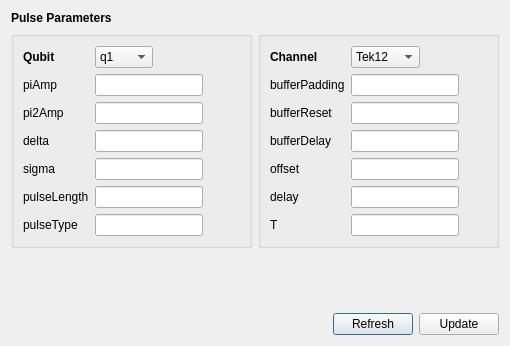
<?xml version="1.0" encoding="UTF-8"?>
<ui version="4.0">
 <class>Dialog</class>
 <widget class="QDialog" name="Dialog">
  <property name="geometry">
   <rect>
    <x>0</x>
    <y>0</y>
    <width>510</width>
    <height>346</height>
   </rect>
  </property>
  <property name="windowTitle">
   <string>Pulse Parameters</string>
  </property>
  <layout class="QVBoxLayout" name="verticalLayout_3">
   <item>
    <widget class="QLabel" name="label_14">
     <property name="font">
      <font>
       <weight>75</weight>
       <bold>true</bold>
      </font>
     </property>
     <property name="text">
      <string>Pulse Parameters</string>
     </property>
    </widget>
   </item>
   <item>
    <layout class="QHBoxLayout" name="horizontalLayout_5">
     <item>
      <widget class="QGroupBox" name="groupBox">
       <layout class="QVBoxLayout" name="verticalLayout">
        <item>
         <layout class="QFormLayout" name="formLayout">
          <property name="fieldGrowthPolicy">
           <enum>QFormLayout::FieldsStayAtSizeHint</enum>
          </property>
          <item row="0" column="0">
           <widget class="QLabel" name="label">
            <property name="font">
             <font>
              <weight>75</weight>
              <bold>true</bold>
             </font>
            </property>
            <property name="text">
             <string>Qubit</string>
            </property>
            <property name="buddy">
             <cstring>qubitComboBox</cstring>
            </property>
           </widget>
          </item>
          <item row="0" column="1">
           <widget class="QComboBox" name="qubitComboBox">
            <item>
             <property name="text">
              <string>q1</string>
             </property>
            </item>
            <item>
             <property name="text">
              <string>q2</string>
             </property>
            </item>
            <item>
             <property name="text">
              <string>q1q2</string>
             </property>
            </item>
           </widget>
          </item>
          <item row="1" column="0">
           <widget class="QLabel" name="label_2">
            <property name="text">
             <string>piAmp</string>
            </property>
            <property name="buddy">
             <cstring>piAmp</cstring>
            </property>
           </widget>
          </item>
          <item row="1" column="1">
           <widget class="QLineEdit" name="piAmp"/>
          </item>
          <item row="2" column="0">
           <widget class="QLabel" name="label_3">
            <property name="text">
             <string>pi2Amp</string>
            </property>
            <property name="buddy">
             <cstring>pi2Amp</cstring>
            </property>
           </widget>
          </item>
          <item row="2" column="1">
           <widget class="QLineEdit" name="pi2Amp"/>
          </item>
          <item row="3" column="0">
           <widget class="QLabel" name="label_4">
            <property name="text">
             <string>delta</string>
            </property>
            <property name="buddy">
             <cstring>delta</cstring>
            </property>
           </widget>
          </item>
          <item row="3" column="1">
           <widget class="QLineEdit" name="delta"/>
          </item>
          <item row="4" column="0">
           <widget class="QLabel" name="label_5">
            <property name="text">
             <string>sigma</string>
            </property>
            <property name="buddy">
             <cstring>sigma</cstring>
            </property>
           </widget>
          </item>
          <item row="4" column="1">
           <widget class="QLineEdit" name="sigma"/>
          </item>
          <item row="5" column="0">
           <widget class="QLabel" name="label_6">
            <property name="text">
             <string>pulseLength</string>
            </property>
            <property name="buddy">
             <cstring>pulseLength</cstring>
            </property>
           </widget>
          </item>
          <item row="5" column="1">
           <widget class="QLineEdit" name="pulseLength"/>
          </item>
          <item row="6" column="0">
           <widget class="QLabel" name="label_7">
            <property name="text">
             <string>pulseType</string>
            </property>
            <property name="buddy">
             <cstring>pulseType</cstring>
            </property>
           </widget>
          </item>
          <item row="6" column="1">
           <widget class="QLineEdit" name="pulseType"/>
          </item>
         </layout>
        </item>
       </layout>
      </widget>
     </item>
     <item>
      <widget class="QGroupBox" name="groupBox_2">
       <layout class="QVBoxLayout" name="verticalLayout_2">
        <item>
         <layout class="QFormLayout" name="formLayout_2">
          <property name="fieldGrowthPolicy">
           <enum>QFormLayout::FieldsStayAtSizeHint</enum>
          </property>
          <item row="1" column="0">
           <widget class="QLabel" name="label_9">
            <property name="text">
             <string>bufferPadding</string>
            </property>
            <property name="buddy">
             <cstring>bufferPadding</cstring>
            </property>
           </widget>
          </item>
          <item row="1" column="1">
           <widget class="QLineEdit" name="bufferPadding"/>
          </item>
          <item row="2" column="0">
           <widget class="QLabel" name="label_10">
            <property name="text">
             <string>bufferReset</string>
            </property>
            <property name="buddy">
             <cstring>bufferReset</cstring>
            </property>
           </widget>
          </item>
          <item row="2" column="1">
           <widget class="QLineEdit" name="bufferReset"/>
          </item>
          <item row="3" column="0">
           <widget class="QLabel" name="label_11">
            <property name="text">
             <string>bufferDelay</string>
            </property>
            <property name="buddy">
             <cstring>bufferDelay</cstring>
            </property>
           </widget>
          </item>
          <item row="3" column="1">
           <widget class="QLineEdit" name="bufferDelay"/>
          </item>
          <item row="4" column="0">
           <widget class="QLabel" name="label_12">
            <property name="text">
             <string>offset</string>
            </property>
            <property name="buddy">
             <cstring>offset</cstring>
            </property>
           </widget>
          </item>
          <item row="4" column="1">
           <widget class="QLineEdit" name="offset"/>
          </item>
          <item row="5" column="0">
           <widget class="QLabel" name="label_13">
            <property name="text">
             <string>delay</string>
            </property>
            <property name="buddy">
             <cstring>delay</cstring>
            </property>
           </widget>
          </item>
          <item row="5" column="1">
           <widget class="QLineEdit" name="delay"/>
          </item>
          <item row="6" column="0">
           <widget class="QLabel" name="label_15">
            <property name="text">
             <string>T</string>
            </property>
            <property name="buddy">
             <cstring>T</cstring>
            </property>
           </widget>
          </item>
          <item row="6" column="1">
           <widget class="QLineEdit" name="T"/>
          </item>
          <item row="0" column="0">
           <widget class="QLabel" name="label_8">
            <property name="font">
             <font>
              <weight>75</weight>
              <bold>true</bold>
             </font>
            </property>
            <property name="text">
             <string>Channel</string>
            </property>
            <property name="buddy">
             <cstring>channelComboBox</cstring>
            </property>
           </widget>
          </item>
          <item row="0" column="1">
           <widget class="QComboBox" name="channelComboBox">
            <item>
             <property name="text">
              <string>Tek12</string>
             </property>
            </item>
            <item>
             <property name="text">
              <string>Tek34</string>
             </property>
            </item>
            <item>
             <property name="text">
              <string>BBN12</string>
             </property>
            </item>
            <item>
             <property name="text">
              <string>BBN34</string>
             </property>
            </item>
           </widget>
          </item>
         </layout>
        </item>
       </layout>
      </widget>
     </item>
    </layout>
   </item>
   <item>
    <spacer name="verticalSpacer">
     <property name="orientation">
      <enum>Qt::Vertical</enum>
     </property>
     <property name="sizeHint" stdset="0">
      <size>
       <width>20</width>
       <height>12</height>
      </size>
     </property>
    </spacer>
   </item>
   <item>
    <layout class="QHBoxLayout" name="horizontalLayout_4">
     <item>
      <spacer name="horizontalSpacer_3">
       <property name="orientation">
        <enum>Qt::Horizontal</enum>
       </property>
       <property name="sizeHint" stdset="0">
        <size>
         <width>40</width>
         <height>20</height>
        </size>
       </property>
      </spacer>
     </item>
     <item>
      <widget class="QPushButton" name="refreshButton">
       <property name="text">
        <string>Refresh</string>
       </property>
      </widget>
     </item>
     <item>
      <widget class="QPushButton" name="updateButton">
       <property name="text">
        <string>Update</string>
       </property>
      </widget>
     </item>
    </layout>
   </item>
  </layout>
 </widget>
 <tabstops>
  <tabstop>updateButton</tabstop>
  <tabstop>refreshButton</tabstop>
  <tabstop>piAmp</tabstop>
  <tabstop>pi2Amp</tabstop>
  <tabstop>delta</tabstop>
  <tabstop>sigma</tabstop>
  <tabstop>pulseLength</tabstop>
  <tabstop>pulseType</tabstop>
  <tabstop>bufferPadding</tabstop>
  <tabstop>bufferReset</tabstop>
  <tabstop>bufferDelay</tabstop>
  <tabstop>offset</tabstop>
  <tabstop>delay</tabstop>
  <tabstop>T</tabstop>
  <tabstop>qubitComboBox</tabstop>
  <tabstop>channelComboBox</tabstop>
 </tabstops>
 <resources/>
 <connections/>
</ui>
